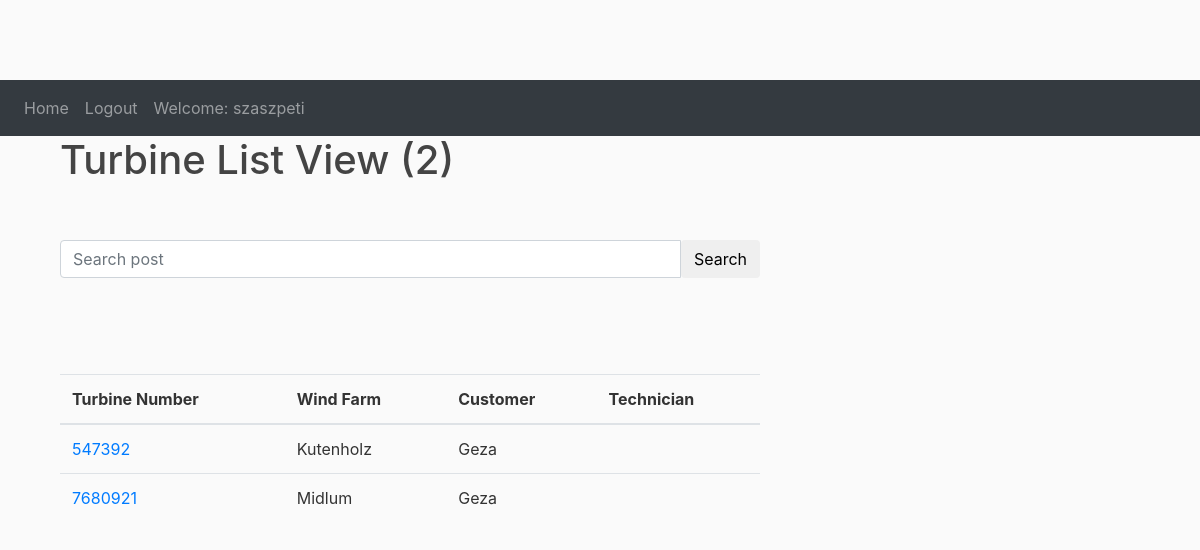
Before: /bladework/turbinelist (signed in) with the older database file.
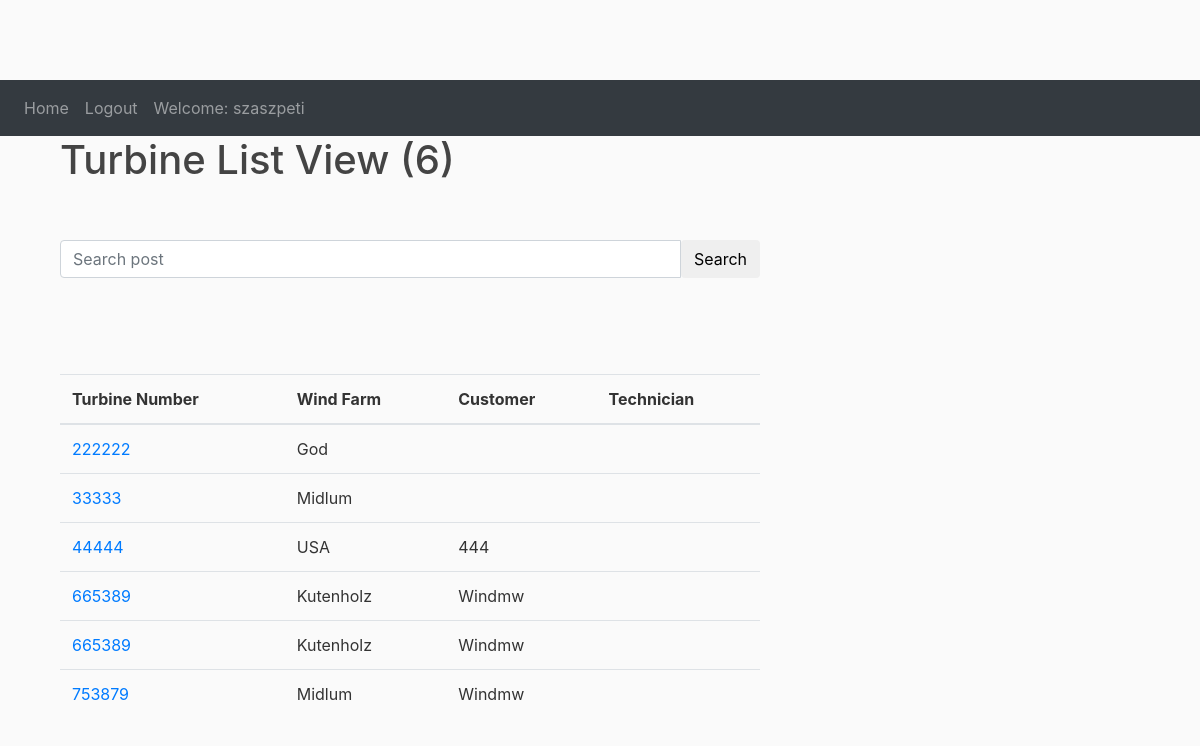
After: the same page with the newer database file.
### bladework/models.py (models this page shows, shortened)
class Turbine(models.Model):
    wtg_number = models.CharField(max_length=120)
    windfarm = models.CharField(max_length=120, blank=True)
    wtg_manufacturer = models.CharField(max_length=120, blank=True)
    wtg_model = models.CharField(max_length=120)
    customer = models.CharField(max_length=120, blank=True)
    hub_heigth = models.CharField(max_length=10, blank=True)
    blade_type = models.CharField(max_length=10, blank=True)
    blade_length = models.CharField(max_length=10, blank=True)
    set_number = models.CharField(max_length=12, blank=True)
    kwh = models.CharField(max_length=10, blank=True)
    turbine_work_hours = models.CharField(max_length=10, blank=True)
    inspection_period = models.DateField(auto_now_add=True, blank=True)
    def get_absolut_url(self):
        return reverse("bladework:turbine_detail", kwargs={"pk": self.id})

### bladework/views.py (the view)
# urls.py: path('turbinelist', TurbineListView.as_view(), name='turbine_list_view'),
class TurbineListView(LoginRequiredMixin, ListView):
    model = Turbine
    ordering = ["wtg_number"]
    template_name = "turbinelist_view.html"

### bladework/templates/turbinelist_view.html
{% extends 'base.html' %}
{% block content %}
<div class="container">
  <h1>Turbine List View ({{object_list|length}})</h1>
    <br>
    <br>
    <form method="GET" action="{% url 'bladework:find_index'%}">
        <div class="input-group">
        <input class="form-control" type="text" name="q" placeholder="Search post" value=""/>
        <span class="input-group-btn">
            <input class="btn btn-default" type="submit" value="Search"/>
            </span>
    </div>
</form>
<br>
    <br>
<br>
    <br>
 <table class="table">
    <thead>
      <tr>
        <th>Turbine Number</th>
        <th>Wind Farm</th>
        <th>Customer</th>
          <th>Technician</th>
      </tr>
    </thead>
    <tbody>
    {% for turbine in object_list %}
    {% if turbine.wtg_number%}
      <tr>
        <td><a href="{{turbine.get_absolut_url}}"> {{turbine.wtg_number}}</td>
        <td>{{turbine.windfarm}}</td>
           <td>{{turbine.customer}}</td>
           <td>{{turbine.name_of_technicians}}</td>
      </tr>
    {% endif %}
    {% endfor %}
    </tbody>
  </table>
</div>
{% endblock %}

### bladework/templates/base.html (shortened to what this page needs)
{% load static %}
<!DOCTYPE html>
<html>
<head>
   <link rel="stylesheet" href="https://maxcdn.bootstrapcdn.com/bootstrap/4.0.0/css/bootstrap.min.css">
<link rel="stylesheet" type="text/css" href="{% static 'main.css' %}">
     <nav class="navbar navbar-expand-sm bg-dark navbar-dark">
  <ul class="navbar-nav">
      {% if user.is_authenticated %}
    <li class="nav-item">
      <a class="nav-link" href="{% url 'bladework:home' %}">Home</a>
    </li>
    <li class="nav-item">
      <a class="nav-link" href="{% url 'logout' %}">Logout</a>
       <li class="nav-item">
      <a class="nav-link justify-content-end" href="#">Welcome: {{user.username}}</a>
    </li>
      {% endif %}
  </ul>
</nav>
</head>
</head>
<body>
 <main role="main" class="container">
      <div class="row">
        <div class="col-md-8">
            {% block content %}{% endblock %}
        </div>
        </div>
    </main>
</body>
</html>

### bladework/static/main.css (style rules this page uses)
body { background: #fafafa; color: #333333; margin-top: 5rem; }
h1, h2, h3, h4, h5, h6 { color: #444444; }
ul { margin: 0; }

Changed rows visible on the page:
added Turbine: wtg_number "222222", windfarm "God"
added Turbine: wtg_number "33333", windfarm "Midlum"
added Turbine: wtg_number "44444", windfarm "USA", customer "444"
changed Turbine (number 4 of 6 on the later page): wtg_number "547392" → "665389"; customer "Geza" → "Windmw"
added Turbine: wtg_number "665389", windfarm "Kutenholz", customer "Windmw"
changed Turbine (number 6 of 6 on the later page): wtg_number "7680921" → "753879"; customer "Geza" → "Windmw"
Other visible differences:
{{ object_list|length }}: "2" → "6"
